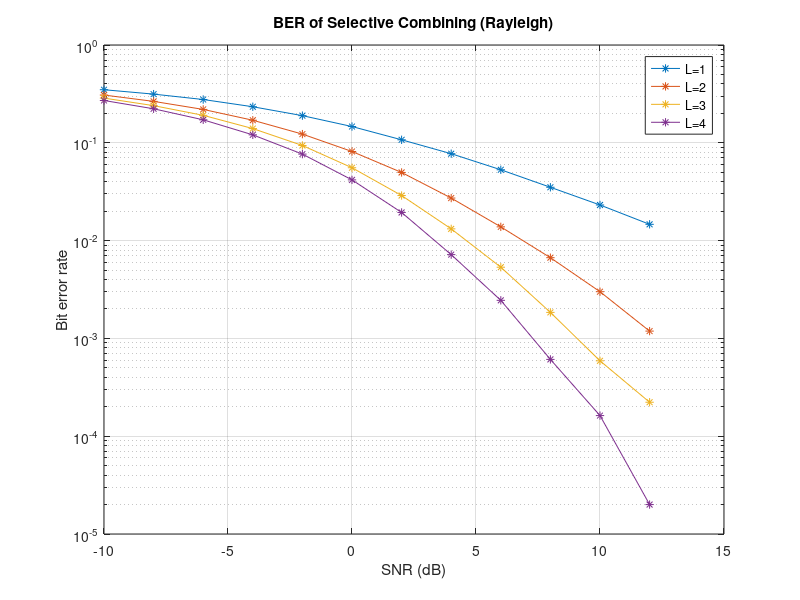
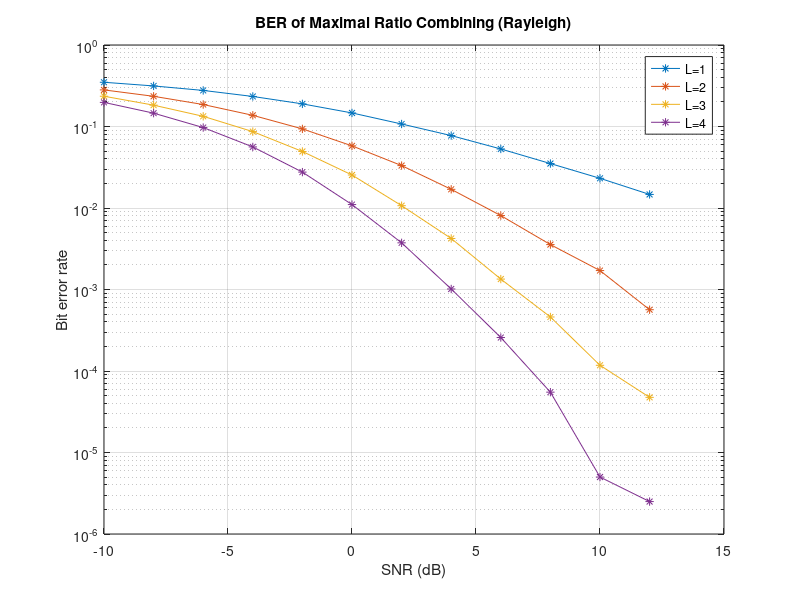
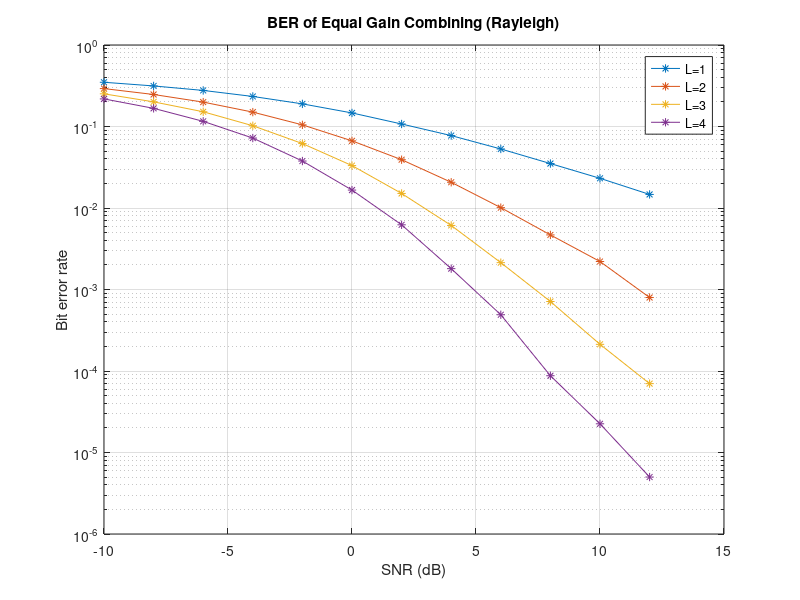
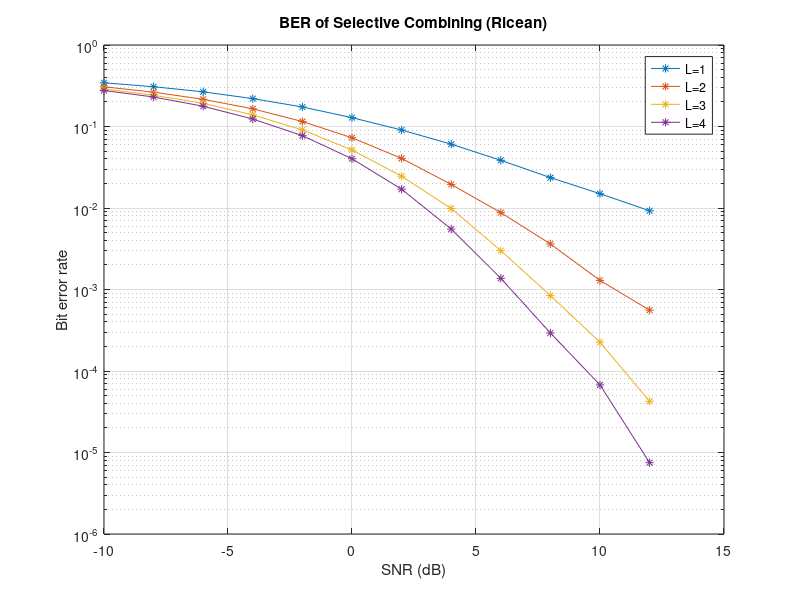

Here is the MATLAB script that generated these plots, in order:
% EXP 2: Diversity combining (SC, MRC, EGC) over Rayleigh and Rician channels
clc; clear; close all; rng(1);
SNR=-10:2:12; N=200000; B=zeros(numel(SNR),4,2,3);
for type=1:2 % 1=Rayleigh, 2=Rician
    for L=1:4 % Diversity branches
        for j=1:numel(SNR)
            bits=randi([0 1],1,2*N);
            s=(2*bits(1:N)-1)+1i*(2*bits(N+1:end)-1);
            h=(randn(L,N)+1i*randn(L,N))/sqrt(2);
            if type==2, h=(sqrt(1.5)+h)/sqrt(2.5); end
            r=h.*s+(randn(L,N)+1i*randn(L,N))/sqrt(2*10^(SNR(j)/10));
            [~,ix]=max(abs(h).^2,[],1);
            id=sub2ind([L N],ix,1:N);
            z{1}=conj(h(id)).*r(id); % SC
            z{2}=sum(conj(h).*r,1); % MRC
            z{3}=sum(conj(h)./abs(h).*r,1); % EGC
            for m=1:3
                B(j,L,type,m)=mean([real(z{m})>0 imag(z{m})>0]~=bits);
            end
        end
    end
end
names={'Selective Combining','Maximal Ratio Combining','Equal Gain Combining'};
channel={'Rayleigh','Ricean'};
for type=1:2
    for m=1:3
        figure; semilogy(SNR,squeeze(B(:,:,type,m)),'-*'); grid on;
        title(['BER of ' names{m} ' (' channel{type} ')']);
        xlabel('SNR (dB)'); ylabel('Bit error rate');
        legend('L=1','L=2','L=3','L=4');
    end
end
for type=1:2
    figure;
    semilogy(SNR,B(:,4,type,1),'-+',SNR,B(:,4,type,3),'-*',SNR,B(:,4,type,2),'-o');
    grid on; title(['BER of SC & MRC & EGC (' channel{type} ')']);
    xlabel('SNR (dB)'); ylabel('Bit error rate');
    legend('Selective Combining','Equal Gain Combining','Maximal Ratio Combining');
end
